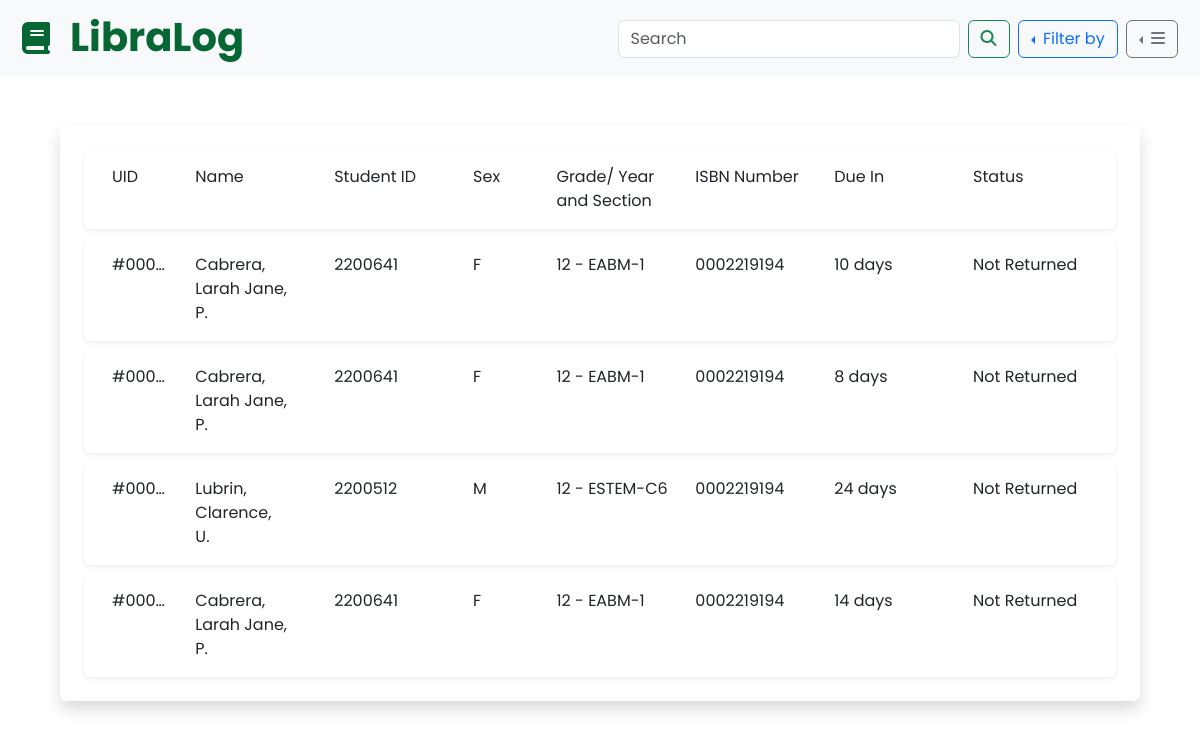
Screenshot of /index.php?search=false with the database file from the repository.
### tables this page shows
CREATE TABLE `log` (
  `logID` int(100) NOT NULL,
  `uid` varchar(100) NOT NULL,
  `dateOfBorrowing` datetime NOT NULL,
  `dueDate` date NOT NULL,
  `dateReturned` datetime NOT NULL,
  `isbn` varchar(100) NOT NULL,
  `isReturned` tinyint(1) NOT NULL
);

CREATE TABLE `users` (
  `uid` varchar(100) NOT NULL,
  `firstName` varchar(100) NOT NULL,
  `middleName` varchar(100) NOT NULL,
  `lastName` varchar(100) NOT NULL,
  `sex` varchar(100) NOT NULL,
  `studentID` int(100) NOT NULL,
  `dep` varchar(100) NOT NULL,
  `gradeYear` int(100) NOT NULL,
  `section` varchar(100) NOT NULL
);

### index.php (the view, shortened to what this page needs)
<?php
include 'function/db_conn.php';
if(isset($_GET['search'])){
    $search = strval($_GET['search']);
    $dateToday = date("Y-m-d H:i:sa");
    if(strtolower($search) == 'true'){
        $sql = "SELECT * FROM `log` INNER JOIN `users` ON log.uid = users.uid WHERE isReturned=1";
    }
    else if(strtolower($search) == 'false'){
        $sql = "SELECT * FROM `log` INNER JOIN `users` ON log.uid = users.uid WHERE isReturned=0 AND '$dateToday' < dueDate";
    }
}
else{
    $sql = "SELECT * FROM `log` INNER JOIN `users` ON log.uid = users.uid";
}
?>
<!DOCTYPE html>
<html lang="en">
<head>
    <link rel="stylesheet" href="https://cdnjs.cloudflare.com/ajax/libs/font-awesome/6.5.1/css/all.min.css" />
    <link rel="stylesheet" href="bootstrap/css/bootstrap.min.css">
</head>
<body style="background-image: url(image/tesselate.png); font-family: 'Poppins', serif;">
    <nav class="navbar navbar-expand-lg bg-body-tertiary">
        <div class="container-fluid">
            <a href="index.php"><i class="fa-solid fa-book fa-2xl" style="color: #066634; padding-right: 20px; padding-left: 10px;"></i></a>
            <h1 style="padding-right: 30px; padding-top: 5px; color: #066634;"><b>LibraLog</b></h1>
            <div class="collapse navbar-collapse justify-content-end" style="padding-right: 10px;" id="navbarNavDropdown">
                <div class="d-flex  align-items-center">
                    <form class="d-flex" role="search">
                        <input type="search" class="form-control" name="search" placeholder="Search" required>
                        <button type="submit" class="btn btn-outline-success ms-2"><i class="fa-solid fa-magnifying-glass"></i></button>
                    </form>
                    <div class="btn-group dropstart">
                        <button class="btn btn-outline-primary dropdown-toggle ms-2" type="button" data-bs-toggle="dropdown" aria-expanded="false">
                            Filter by
                        </button>
                    </div>
                    <div class="btn-group dropstart">
                        <button class="btn btn-outline-secondary dropdown-toggle ms-2" type="button" data-bs-toggle="dropdown" aria-expanded="false">
                            <i class="fa-solid fa-bars"></i>
                        </button>
                    </div>
                </div>
            </div>
        </div>
    </nav>
    <div class="container-fluid">
        <div class="row">
            <div class="col">
                <div style="background-color: white;" class="shadow rounded p-3 m-5 mt-5">
                    <div class="row shadow-sm border-none rounded p-3 m-2 color-danger">
                            <div class="col-1">UID</div>
                            <div class="col">Name</div>
                            <div class="col">Student ID</div>
                            <div class="col-1">Sex</div>
                            <div class="col">Grade/ Year and Section</div>
                            <div class="col">ISBN Number</div>
                            <div class="col">Due In</div>
                            <div class="col">Status</div>
                    </div>
                    <?php
                    $result = mysqli_query($conn, $sql);
                    while($row = mysqli_fetch_assoc($result)){
                            $origin = date_create(date('Y-m-d H:i:s'));
                            $target = date_create(date('Y-m-d H:i:s',strtotime($row['dueDate'])));
                            $interval = date_diff($origin, $target);
                            $dueIn = $interval->format('%a days <br> %H:%I:%S');
                            if ($interval->format('%R%a') > 0){
                                $dueIn = $interval->format('%a days');
                                $statusFromCalcDate = "Not Returned";
                            }
                        ?>
                        <a class="nav-link" data-bs-toggle="modal" data-bs-target="#userInfo-<?php echo $row['uid']?>" >
                            <div class="row card-hoverable shadow-sm rounded p-3 m-2">
                                <div class="col-1 text-truncate"> #<?php echo $row['uid']?></div>
                                <div class="col text-truncate"> <?php echo $row['lastName'] . ', <br>' . $row['firstName'] . ', <br>' . $row['middleName'][0] . '.' ?></div>
                                <div class="col text-truncate"> <?php echo $row['studentID']?></div>
                                <div class="col-1 text-truncate"> <?php echo $row['sex'][0]?></div>
                                <div class="col text-truncate"> <?php echo $row['gradeYear'] . ' - ' . $row['section']?></div>
                                <div class="col text-truncate"> <?php echo $row['isbn']?></div>
                                <div class="col text-truncate"> <?php echo $dueIn;?></div>
                                <div class="col text-truncate"> <?php if($row['isReturned'] == 1){ echo 'Returned';} else{ echo $statusFromCalcDate;}?></div>
                            </div>
                        </a>
                        <?php
                    }
                    ?>
                </div>
            </div>
        </div>
    </div>
</body>
</html>

### rows the page displays
log: uid.uid "000…", uid.lastName "Cabrera", uid.firstName "Larah Jane", uid.middleName "P", uid.studentID "2200641", uid.sex "F", uid.gradeYear "12", uid.section "EABM-1", isbn "0002219194", dueDate "10 days", dueDate "Not Returned"
log: uid.uid "000…", uid.lastName "Cabrera", uid.firstName "Larah Jane", uid.middleName "P", uid.studentID "2200641", uid.sex "F", uid.gradeYear "12", uid.section "EABM-1", isbn "0002219194", dueDate "8 days", dueDate "Not Returned"
log: uid.uid "000…", uid.lastName "Lubrin", uid.firstName "Clarence", uid.middleName "U", uid.studentID "2200512", uid.sex "M", uid.gradeYear "12", uid.section "ESTEM-C6", isbn "0002219194", dueDate "24 days", dueDate "Not Returned"
log: uid.uid "000…", uid.lastName "Cabrera", uid.firstName "Larah Jane", uid.middleName "P", uid.studentID "2200641", uid.sex "F", uid.gradeYear "12", uid.section "EABM-1", isbn "0002219194", dueDate "14 days", dueDate "Not Returned"
